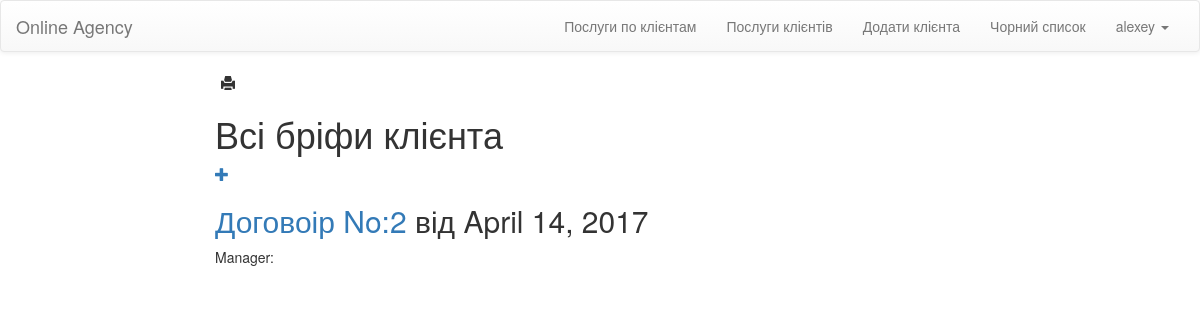
The page /briefs/list/2/ (signed in) on the database its author committed.
### OnlineAgecy/models.py (models this page shows, shortened)
class MyUser(AbstractUser):
    client_id = models.ForeignKey(Client, null=True)

class Brief(models.Model):
    id = models.AutoField(primary_key=True)
    Date = models.DateField( max_length=100)
    Start_date = models.DateField(max_length=100)
    End_date = models.DateField(max_length=100)
    Client_id = models.ForeignKey(Client)

### OnlineAgecy/views.py (the view)
# urls.py: url(r'^briefs/list/(?P<id>\d+)/$', views.all_clients_briefs, name='all_clients_briefs'),
@login_required(login_url="login/")
def all_clients_briefs(request, id):
	items = Brief.objects.raw('SELECT * FROM OnlineAgecy_brief WHERE Client_id_id =' + id)
	return render(request, "clients/allUserBriefs.html", {'items': items})

### templates/clients/allUserBriefs.html (shortened to what this page needs)
{% extends 'layouts/base.html' %}
{% block content %}
    <div class="col-lg-8 col-lg-offset-2 col-md-8 col-md-offset-2">
        <span>
            <button onclick="myFunction()" class="print">
                <span class="glyphicon glyphicon glyphicon-print"></span>
            </button>
        </span>
        <h1> Всі бріфи клієнта </h1><a href="{% url 'contract_new' %}" class="top-menu"><span class="glyphicon glyphicon-plus"></span></a>
        {% for item in items %}
            <h2><a href="{%  url 'contract_detail' item.id %}">Договоір No:{{item.id}}</a> від {{ item.Date }}</h2>
            <p>Manager: {{item.Manager_id}}</p>
        {% endfor %}
    </div>
{% endblock %}

### templates/layouts/base.html (shortened to what this page needs)
	{% load staticfiles %}
	<!DOCTYPE html>
	<html>
	<head>
        <link rel="stylesheet" href="{% static 'css/main.css' %}">
	    <link rel="stylesheet" href="//maxcdn.bootstrapcdn.com/bootstrap/3.2.0/css/bootstrap.min.css">
        <link rel="stylesheet" href="//maxcdn.bootstrapcdn.com/bootstrap/3.2.0/css/bootstrap-theme.min.css">
        <link rel="stylesheet" href="https://cdnjs.cloudflare.com/ajax/libs/bootstrap-datetimepicker/4.17.37/css/bootstrap-datetimepicker.min.css" />
    </head>
	<body>
	<nav class="navbar navbar-default">
	  <div class="container-fluid">
	    <div class="navbar-header">
	      <a class="navbar-brand" href="/">Online Agency</a>
	    </div>
	    <div class="collapse navbar-collapse" id="bs-example-navbar-collapse-1">
	      <ul class="nav navbar-nav navbar-right">
              {% for group in user.groups.all %}
                {% if group.name == 'manager' %}
                  <li><a href="{% url 'contracts_services'  %} ">Послуги по клієнтам</a></li>
                  <li><a href="{% url 'clients_services_count'  %} ">Послуги клієнтів</a></li>
                  <li><a href="{% url 'client_new'  %} ">Додати клієнта</a></li>
                  <li><a href="{% url 'fresh_clients' %} ">Чорний список</a></li>
                {% endif %}
              {% endfor %}
	        <li class="dropdown">
	          <a href="#" class="dropdown-toggle" data-toggle="dropdown" role="button" aria-expanded="false">{{ request.user.username }} <span class="caret"></span></a>
	        </li>
	      </ul>
	    </div>
	  </div>
	</nav>
    {% block content %}
    {% endblock %}
	</body>
	</html>

### static/css/main.css (style rules this page uses)
.print { background-color:#FFFFFF; border: none; }

### rows shown on the page
MyUser: user.username "alexey"
Brief: id "2", Date "April 14, 2017"
